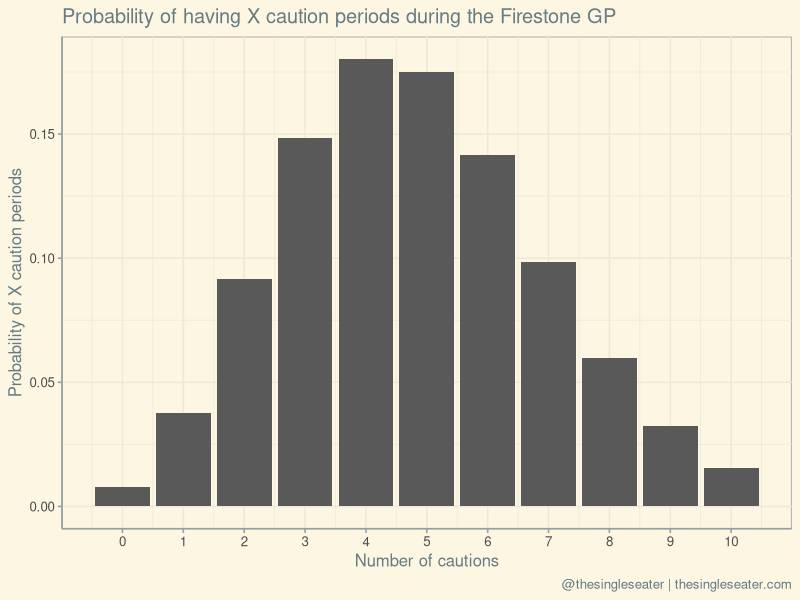
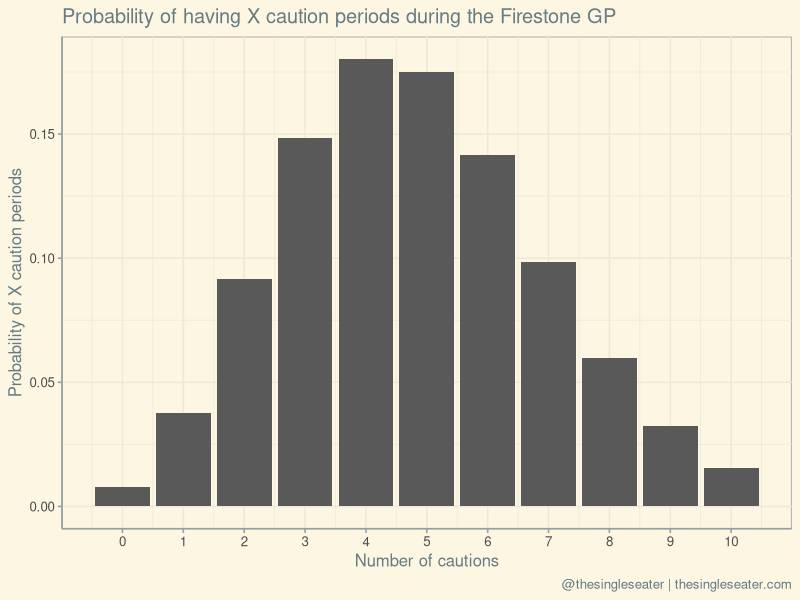

Here is the R script that generated these plots, in order:
library(tidyverse)
library(ggthemes)

cf <- c(6,7,5,5,3,4,2,5,2,2,8,2,6,11)
options(scipen=999)

cr <- tibble(n=-1, pr=-1)
for(i in c(0:10)){
 dpr <- dpois(i, mean(cf))
 cr <- cr %>% add_row(n=i, pr=dpr)
}

cr %>% filter(n!=-1) %>% 
  ggplot(aes(x=n, y=pr)) + geom_col() +
  theme_solarized() +
  labs(y="Probability of X caution periods",
       x="Number of cautions",
       title = "Probability of having X caution periods during the Firestone GP",
       caption = "@thesingleseater | thesingleseater.com") +
  scale_x_continuous(breaks = c(0, 1, 2,3,4,5,6,7,8,9,10))

ggsave("C:/users/drewb/Desktop/caution_plot.png", width = 7, height = 5)
